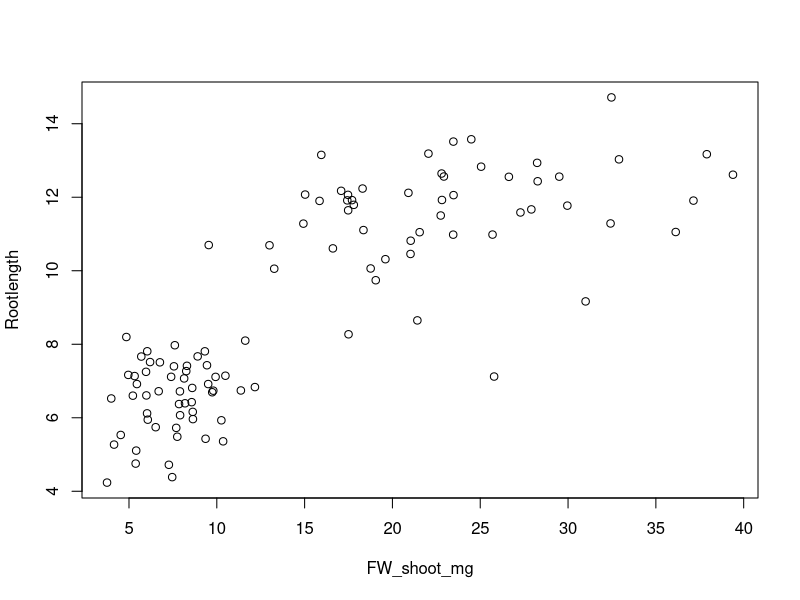
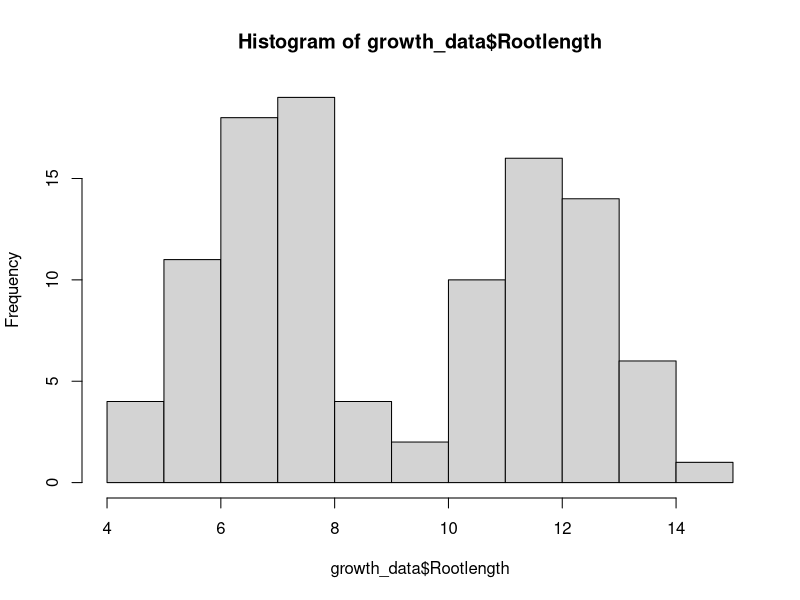
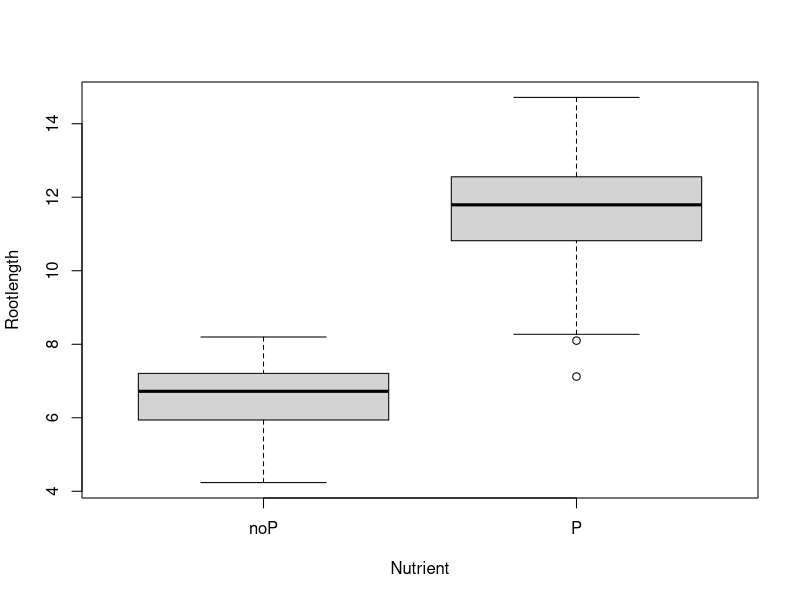
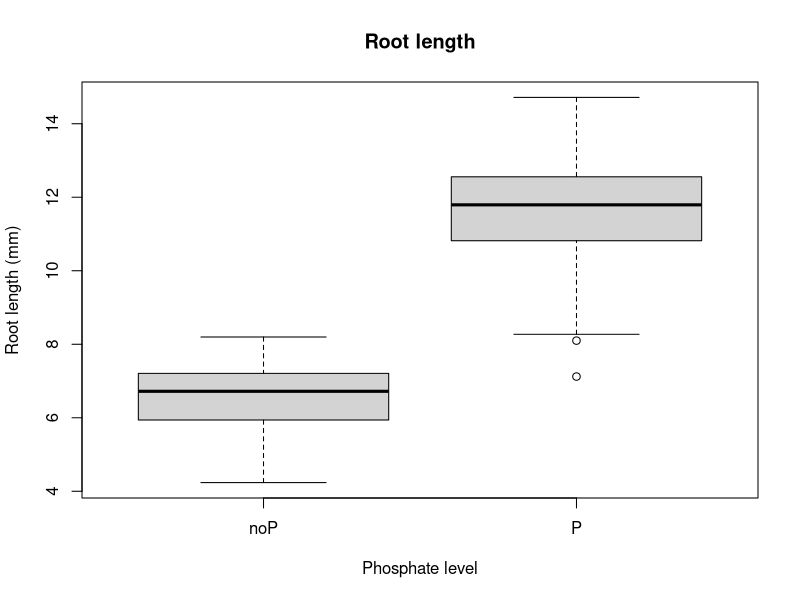
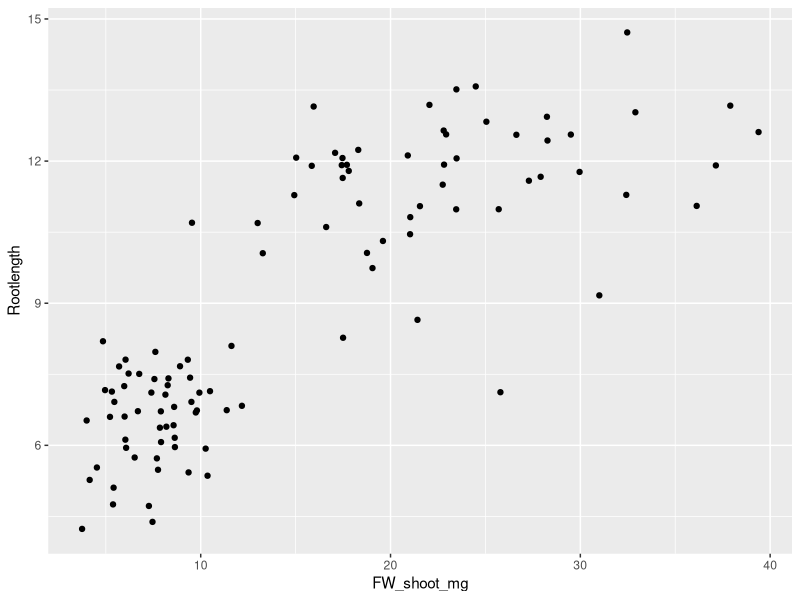
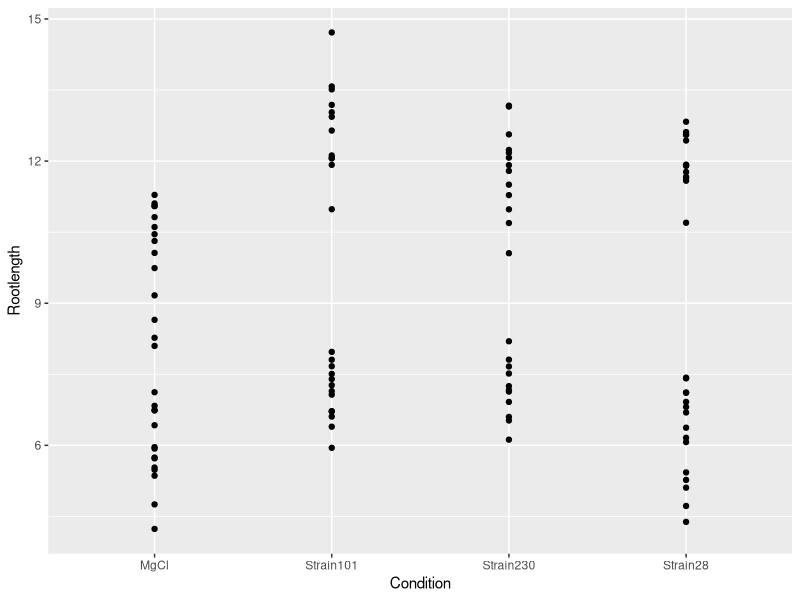
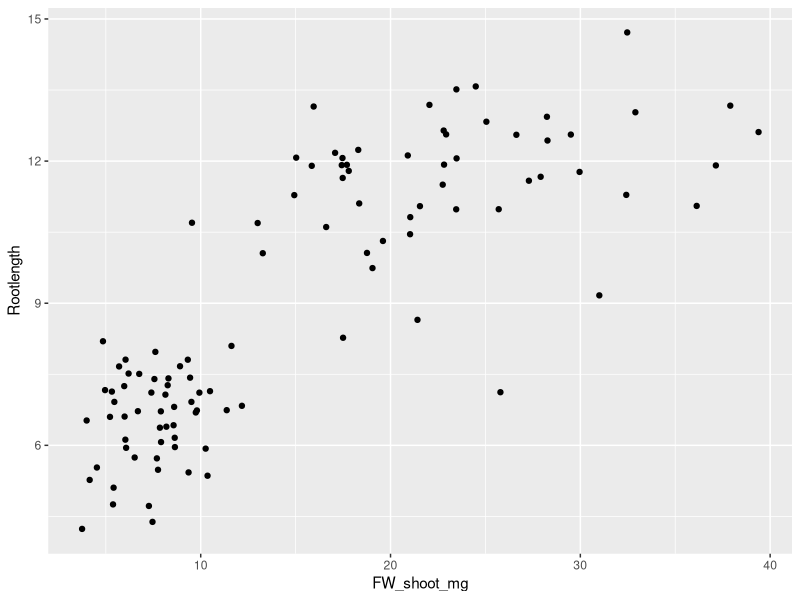
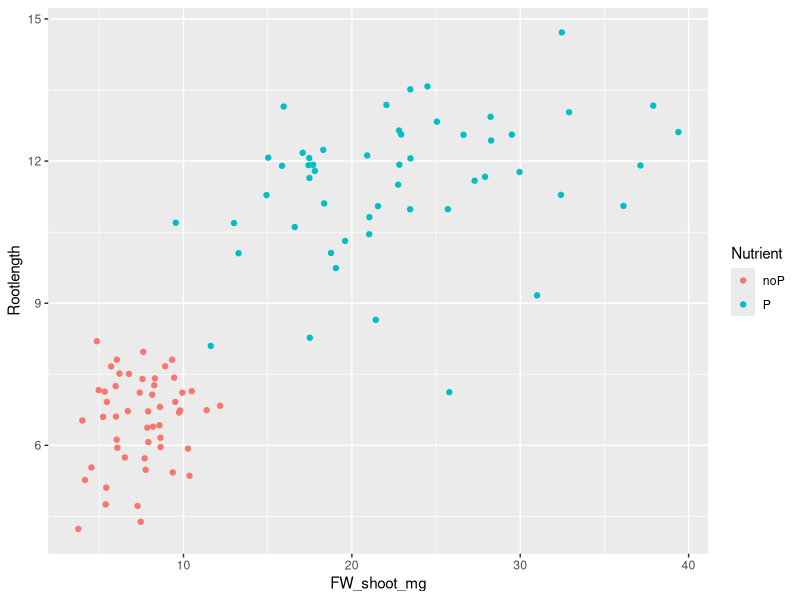

The R script that drew these images, in order:
## ---- chunk 1
#| message: false
#| warning: false

# load the tidyverse
library(tidyverse)

# read in the data
growth_data <- read_tsv("data/Growth_Data.txt", show_col_types = FALSE)
timecourse <- read_tsv("data/Timecourse.txt", show_col_types = FALSE)
## ---- chunk 2
# root length against shoot weight
plot(Rootlength ~ FW_shoot_mg, data = growth_data)
## ---- chunk 3
# distribution of the root length
hist(growth_data$Rootlength)
## ---- chunk 4
# root length per nutrient level
boxplot(Rootlength ~ Nutrient, data = growth_data)
## ---- chunk 5
boxplot(Rootlength ~ Nutrient, data = growth_data,
        xlab = "Phosphate level", ylab = "Root length (mm)", main = "Root length")
## ---- chunk 6
ggplot(growth_data, aes(x = FW_shoot_mg, y = Rootlength)) +
  geom_point()
## ---- chunk 7
#| warning: false
ggplot(growth_data, aes(x = Condition, y = Rootlength)) +
  geom_point()
## ---- chunk 8
#| warning: false
root_shoot_plot <- ggplot(growth_data, aes(x = FW_shoot_mg, y = Rootlength)) +
  geom_point()

root_shoot_plot
## ---- chunk 9
#| warning: false
ggsave("output_examples/Plot_root_length.pdf", plot = root_shoot_plot,
       width = 12, height = 10, units = "cm")
## ---- chunk 10
#| warning: false
ggplot(growth_data, aes(x = FW_shoot_mg, y = Rootlength, color = Nutrient)) +
  geom_point()
## ---- chunk 11
#| warning: false
ggplot(growth_data, aes(x = FW_shoot_mg, y = Rootlength)) +
  geom_point(color = "blue", alpha = 0.4)
## ---- chunk 12
#| warning: false
ggplot(growth_data, aes(x = FW_shoot_mg, y = Rootlength, color = Condition, shape = Nutrient)) +
  geom_point()
## ---- chunk 13
#| warning: false
ggplot(growth_data, aes(x = Condition, y = Rootlength)) +
  geom_boxplot()
## ---- chunk 14
#| warning: false
ggplot(growth_data, aes(x = Condition, y = Rootlength)) +
  geom_boxplot(outlier.shape = NA) +
  geom_jitter(width = 0.2, alpha = 0.3)
## ---- chunk 15
#| warning: false
ggplot(growth_data, aes(x = Condition, y = Rootlength, fill = Nutrient)) +
  geom_boxplot()
## ---- chunk 16
#| warning: false
ggplot(growth_data, aes(x = Rootlength)) +
  geom_histogram(binwidth = 5)
## ---- chunk 17
#| warning: false
ggplot(growth_data, aes(x = Rootlength, fill = Nutrient)) +
  geom_histogram(binwidth = 5, position = "identity", alpha = 0.5)
## ---- chunk 18
# mean root length per nutrient, condition and time point
timecourse_summary <- timecourse |>
  group_by(Nutrient, Condition, Timepoint) |>
  summarize(mean_root = mean(Rootlength)) |>
  ungroup()

timecourse_summary
## ---- chunk 19
timecourse_summary |>
  filter(Nutrient == "low_P") |>
  ggplot(aes(x = Timepoint, y = mean_root, color = Condition)) +
  geom_line() +
  geom_point()
## ---- chunk 20
#| warning: false
#| message: false
ggplot(growth_data, aes(x = FW_shoot_mg, y = Rootlength)) +
  geom_point(alpha = 0.3) +
  geom_smooth(method = "lm")
## ---- chunk 21
#| warning: false
#| message: false
ggplot(growth_data, aes(x = FW_shoot_mg, y = Rootlength, color = Nutrient)) +
  geom_point(alpha = 0.3) +
  geom_smooth(method = "lm")
## ---- chunk 22
#| warning: false
# 1. shoot weight per condition
ggplot(growth_data, aes(x = Condition, y = FW_shoot_mg)) +
  geom_boxplot(outlier.shape = NA) +
  geom_jitter(width = 0.2, alpha = 0.3)

# 2. timecourse with high phosphate
timecourse_summary |>
  filter(Nutrient == "high_P") |>
  ggplot(aes(x = Timepoint, y = mean_root, color = Condition)) +
  geom_line() +
  geom_point()
## ---- chunk 23
# mean and standard deviation of the root length per treatment
root_summary <- growth_data |>
  group_by(Nutrient, Condition) |>
  summarize(mean_root = mean(Rootlength, na.rm = TRUE),
            sd_root = sd(Rootlength, na.rm = TRUE)) |>
  ungroup()

root_summary
## ---- chunk 24
ggplot(root_summary, aes(x = Condition, y = mean_root, fill = Nutrient)) +
  geom_col(position = position_dodge()) +
  geom_errorbar(aes(ymin = mean_root - sd_root, ymax = mean_root + sd_root),
                position = position_dodge(width = 0.9), width = 0.2)
## ---- chunk 25
growth_data <- growth_data |>
  mutate(Condition = factor(Condition, levels = c("mock", "129E", "13C")),
         Nutrient = factor(Nutrient, levels = c("low_P", "high_P")))
## ---- chunk 26
#| warning: false
ggplot(growth_data, aes(x = Condition, y = Rootlength, fill = Nutrient)) +
  geom_boxplot()
## ---- chunk 27
#| warning: false
ggplot(growth_data, aes(x = Condition, y = Rootlength)) +
  geom_boxplot(outlier.shape = NA) +
  geom_jitter(width = 0.2, alpha = 0.3) +
  facet_wrap(~ Nutrient)
## ---- chunk 28
ggplot(timecourse_summary, aes(x = Timepoint, y = mean_root, color = Condition)) +
  geom_line() +
  geom_point() +
  facet_wrap(~ Nutrient)
## ---- chunk 29
#| warning: false
root_plot <- ggplot(growth_data, aes(x = Condition, y = Rootlength, fill = Nutrient)) +
  geom_boxplot() +
  scale_fill_manual(values = c(low_P = "grey80", high_P = "grey30")) +
  labs(x = "Condition", y = "Root length (mm)", fill = "Phosphate") +
  theme_classic() +
  theme(legend.position = "bottom")

root_plot
## ---- chunk 30
#| warning: false
shoot_plot <- ggplot(growth_data, aes(x = Condition, y = FW_shoot_mg, fill = Nutrient)) +
  geom_boxplot() +
  scale_fill_manual(values = c(low_P = "grey80", high_P = "grey30")) +
  labs(x = "Condition", y = "Shoot fresh weight (mg)", fill = "Phosphate") +
  theme_classic() +
  theme(legend.position = "bottom")
## ---- chunk 31
#| warning: false
library(ggpubr)

combined_plot <- ggarrange(root_plot, shoot_plot,
                           labels = c("A", "B"),
                           ncol = 2, nrow = 1,
                           common.legend = TRUE, legend = "bottom")

combined_plot
## ---- chunk 32
#| warning: false
ggsave("output_examples/Two_plots.pdf", plot = combined_plot,
       width = 18, height = 10, units = "cm")
